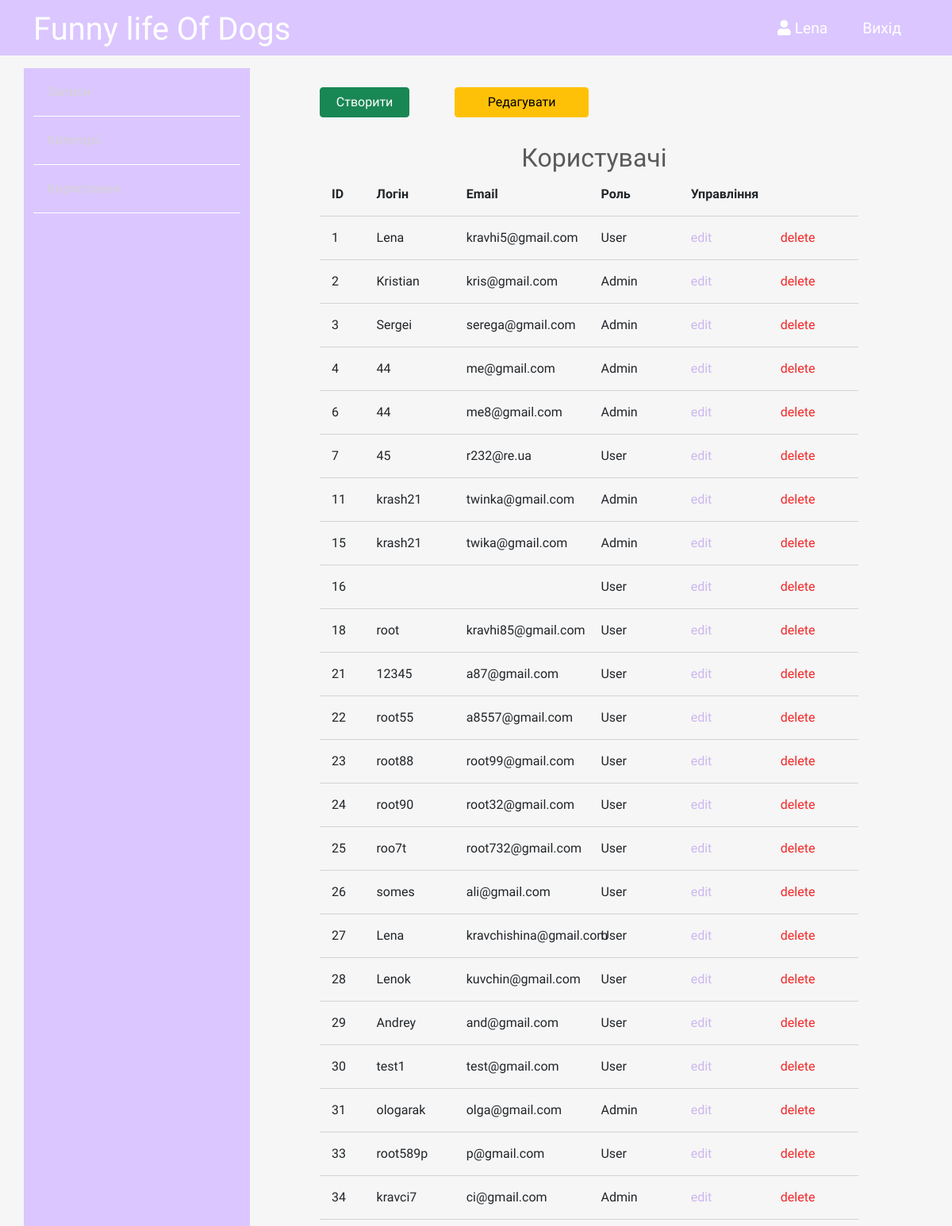
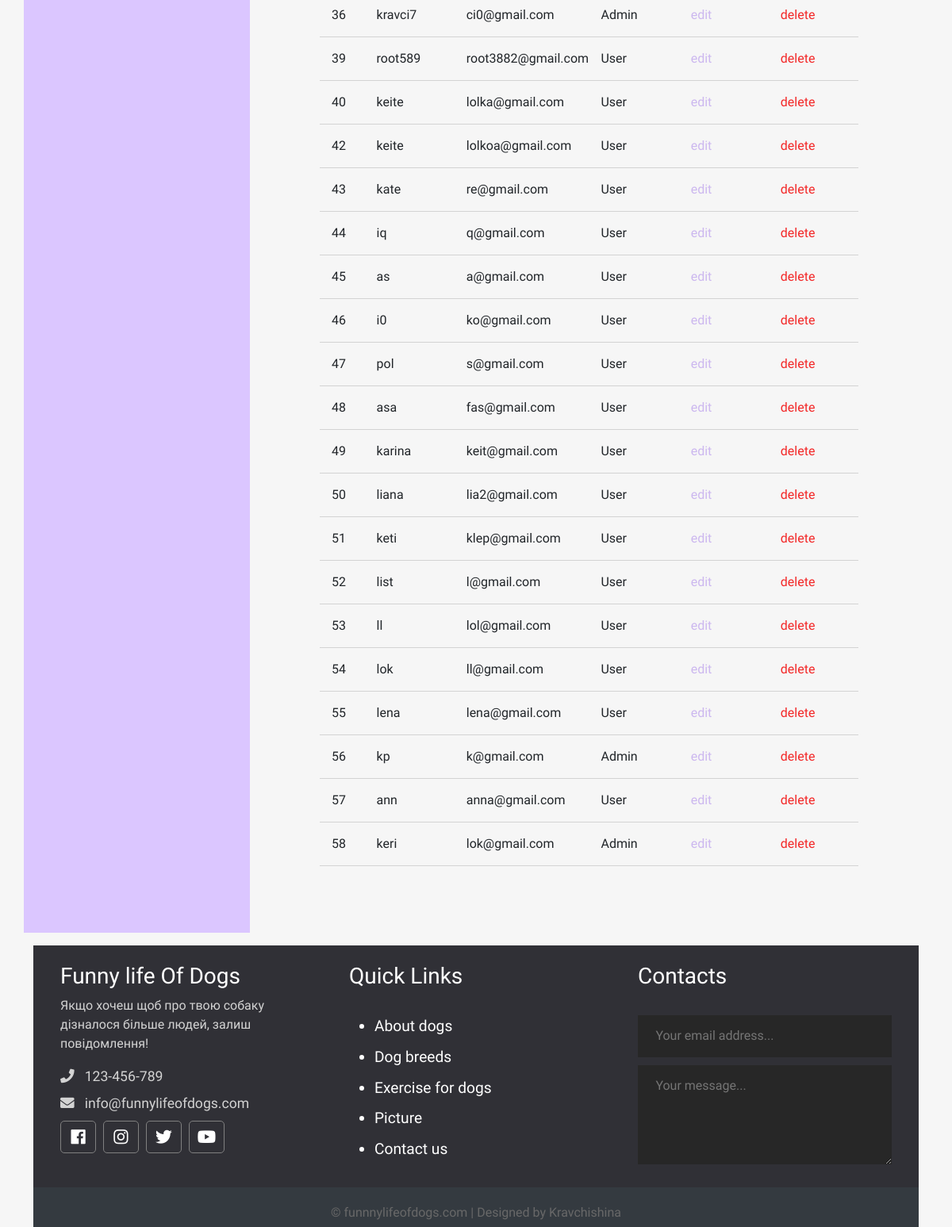
Screenshot of /admin/users/index.php (signed in) with the database file from the repository (2 pictures, top to bottom).
### tables this page shows
CREATE TABLE `users` (
  `id` int NOT NULL,
  `admin` tinyint NOT NULL,
  `username` varchar(255) NOT NULL,
  `email` varchar(255) NOT NULL,
  `password` varchar(255) NOT NULL,
  `created` timestamp NOT NULL DEFAULT CURRENT_TIMESTAMP
);

### app/database/db.php (called while the page is built, shortened)
<?php
require 'connect.php';
function dbCheckError($query){
    $errInfo = $query->errorInfo();
    return true;
}
function selectAll($table, $params = []){
    global $pdo;
    $sql = "SELECT * FROM $table";
    $query = $pdo->prepare($sql);
    $query->execute();
    return $query->fetchAll();
}

### app/controllers/users.php (called while the page is built, shortened)
<?php
include SITE_ROOT . "/app/database/db.php";
$users = selectAll('users');

### admin/users/index.php (the view, shortened to what this page needs)
<?php session_start();
include "../../app/controllers/users.php"
?>
<!doctype html>
<html lang="en">
<head>
    <link href="https://cdn.jsdelivr.net/npm/bootstrap@5.0.0-beta2/dist/css/bootstrap.min.css" rel="stylesheet">
    <link rel="stylesheet" href="https://use.fontawesome.com/releases/v5.7.2/css/all.css"
>
    <link rel="stylesheet" href="../../assets/css/admin.css">
</head>
<body>
<?php include("../../app/include/header-admin.php"); ?>
<div class="container">
    <?php include "../../app/include/sidebar-admin.php"; ?>
    <div class="posts col-9">
        <div class="button row">
            <a href="<?php echo BASE_URL . "admin/users/create.php";?>" class="col-2 btn btn-success">Створити</a>
            <span class="col-1"></span>
            <a href="<?php echo BASE_URL . "admin/users/index.php";?>" class="col-3 btn btn-warning">Редагувати</a>
        </div>
        <div class="row title-table">
            <h2>Користувачі</h2>
            <div class="col-1">ID</div>
            <div class="col-2">Логін</div>
            <div class="col-3">Email</div>
            <div class="col-2">Роль</div>
            <div class="col-4">Управління</div>
        </div>
        <?php foreach ($users as $key => $user): ?>
            <div class="row post">
                <div class="col-1"><?=$user['id'];?></div>
                <div class="col-2"><?=$user['username'];?></div>
                <div class="col-3"><?=$user['email'];?></div>
                <?php if ($user['admin'] == 1): ?>
                    <div class="col-2">Admin</div>
                <?php else: ?>
                    <div class="col-2">User</div>
                <? endif; ?>
                <div class="red col-2"><a href="edit.php?edit_id=<?=$user['id'];?>">edit</a></div>
                <div class="del col-2"><a href="index.php?delete_id=<?=$user['id'];?>">delete</a></div>
            </div>
        <?php endforeach; ?>
    </div>
</div>
<?php include("../../app/include/footer.php"); ?>
</body>
</html>

### assets/css/admin.css (style rules this page uses)
* { font-family: 'Comfortaa', cursive; }
html, h1, h2, h3, h4, h5, h6 { color: #5c5b5b; }
body { background: #f6f6f6; }
a { text-decoration: none; color: inherit; }
.posts { height: 100%; padding: 40px 100px 100px; }
.posts h2 { text-align: center; margin: 2rem 0 0 0.4rem; }
.posts .title-table div { padding: 15px; text-align: left; border-bottom: 1px solid #d3d3d3; font-weight: 700; }
.posts .post div { padding: 15px; text-align: left; border-bottom: 1px solid #d3d3d3; }
.posts .post .red { color: #ccb7ef; }
.posts .post .del { color: rgba(243, 13, 13, 0.89); }

### rows the page displays
users: id "1", username "Lena", email "kravhi5@gmail.com", admin "User"
users: id "2", username "Kristian", email "kris@gmail.com", admin "Admin"
users: id "3", username "Sergei", email "serega@gmail.com", admin "Admin"
users: id "4", username "44", email "me@gmail.com", admin "Admin"
users: id "6", username "44", email "me8@gmail.com", admin "Admin"
users: id "7", username "45", email "r232@re.ua", admin "User"
users: id "11", username "krash21", email "twinka@gmail.com", admin "Admin"
users: id "15", username "krash21", email "twika@gmail.com", admin "Admin"
users: id "16", admin "User"
users: id "18", username "root", email "kravhi85@gmail.com", admin "User"
users: id "21", username "12345", email "a87@gmail.com", admin "User"
users: id "22", username "root55", email "a8557@gmail.com", admin "User"
users: id "23", username "root88", email "root99@gmail.com", admin "User"
users: id "24", username "root90", email "root32@gmail.com", admin "User"
users: id "25", username "roo7t", email "root732@gmail.com", admin "User"
users: id "26", username "somes", email "ali@gmail.com", admin "User"
users: id "27", username "Lena", email "kravchishina@gmail.com", admin "User"
users: id "28", username "Lenok", email "kuvchin@gmail.com", admin "User"
users: id "29", username "Andrey", email "and@gmail.com", admin "User"
users: id "30", username "test1", email "test@gmail.com", admin "User"
users: id "31", username "ologarak", email "olga@gmail.com", admin "Admin"
users: id "33", username "root589p", email "p@gmail.com", admin "User"
users: id "34", username "kravci7", email "ci@gmail.com", admin "Admin"
users: id "36", username "kravci7", email "ci0@gmail.com", admin "Admin"
users: id "39", username "root589", email "root3882@gmail.com", admin "User"
users: id "40", username "keite", email "lolka@gmail.com", admin "User"
users: id "42", username "keite", email "lolkoa@gmail.com", admin "User"
users: id "43", username "kate", email "re@gmail.com", admin "User"
users: id "44", username "iq", email "q@gmail.com", admin "User"
users: id "45", username "as", email "a@gmail.com", admin "User"
users: id "46", username "i0", email "ko@gmail.com", admin "User"
users: id "47", username "pol", email "s@gmail.com", admin "User"
users: id "48", username "asa", email "fas@gmail.com", admin "User"
users: id "49", username "karina", email "keit@gmail.com", admin "User"
users: id "50", username "liana", email "lia2@gmail.com", admin "User"
users: id "51", username "keti", email "klep@gmail.com", admin "User"
users: id "52", username "list", email "l@gmail.com", admin "User"
users: id "53", username "ll", email "lol@gmail.com", admin "User"
users: id "54", username "lok", email "ll@gmail.com", admin "User"
users: id "55", username "lena", email "lena@gmail.com", admin "User"
users: id "56", username "kp", email "k@gmail.com", admin "Admin"
users: id "57", username "ann", email "anna@gmail.com", admin "User"
users: id "58", username "keri", email "lok@gmail.com", admin "Admin"

### other values shown
$_SESSION['login'] "Lena"
